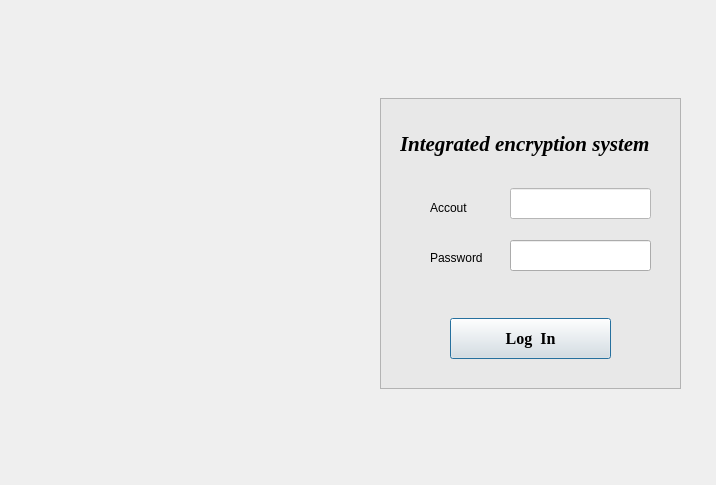
<?xml version="1.0" encoding="UTF-8"?>
<ui version="4.0">
 <class>LoginWindow</class>
 <widget class="QDialog" name="LoginWindow">
  <property name="geometry">
   <rect>
    <x>0</x>
    <y>0</y>
    <width>716</width>
    <height>485</height>
   </rect>
  </property>
  <property name="windowTitle">
   <string>Dialog</string>
  </property>
  <property name="styleSheet">
   <string notr="true">#LoginWindow{border-image: url(:/C:/Users/white/Desktop/Background.png);}
</string>
  </property>
  <widget class="QLineEdit" name="passwordLineEdit">
   <property name="geometry">
    <rect>
     <x>510</x>
     <y>240</y>
     <width>141</width>
     <height>31</height>
    </rect>
   </property>
  </widget>
  <widget class="QFrame" name="frame">
   <property name="geometry">
    <rect>
     <x>380</x>
     <y>98</y>
     <width>301</width>
     <height>291</height>
    </rect>
   </property>
   <property name="styleSheet">
    <string notr="true">background-color: rgb(232, 232, 232)</string>
   </property>
   <property name="frameShape">
    <enum>QFrame::Shape::StyledPanel</enum>
   </property>
   <property name="frameShadow">
    <enum>QFrame::Shadow::Raised</enum>
   </property>
   <widget class="QLabel" name="label_3">
    <property name="geometry">
     <rect>
      <x>20</x>
      <y>20</y>
      <width>251</width>
      <height>51</height>
     </rect>
    </property>
    <property name="font">
     <font>
      <family>Times New Roman</family>
      <pointsize>16</pointsize>
      <italic>true</italic>
      <bold>true</bold>
     </font>
    </property>
    <property name="text">
     <string>Integrated encryption system</string>
    </property>
   </widget>
   <widget class="QPushButton" name="loginButton">
    <property name="geometry">
     <rect>
      <x>70</x>
      <y>220</y>
      <width>161</width>
      <height>41</height>
     </rect>
    </property>
    <property name="font">
     <font>
      <family>Times New Roman</family>
      <pointsize>12</pointsize>
      <bold>true</bold>
     </font>
    </property>
    <property name="text">
     <string>Log  In</string>
    </property>
   </widget>
   <widget class="QLabel" name="label">
    <property name="geometry">
     <rect>
      <x>50</x>
      <y>100</y>
      <width>51</width>
      <height>19</height>
     </rect>
    </property>
    <property name="text">
     <string>Accout</string>
    </property>
   </widget>
   <widget class="QLineEdit" name="usernameLineEdit">
    <property name="geometry">
     <rect>
      <x>130</x>
      <y>90</y>
      <width>141</width>
      <height>31</height>
     </rect>
    </property>
    <property name="styleSheet">
     <string notr="true">border-color: rgb(255, 255, 255);
background-color: rgb(255, 255, 255);</string>
    </property>
   </widget>
   <widget class="QLabel" name="label_2">
    <property name="geometry">
     <rect>
      <x>50</x>
      <y>150</y>
      <width>61</width>
      <height>20</height>
     </rect>
    </property>
    <property name="text">
     <string>Password</string>
    </property>
   </widget>
  </widget>
  <zorder>frame</zorder>
  <zorder>passwordLineEdit</zorder>
 </widget>
 <resources/>
 <connections/>
</ui>
